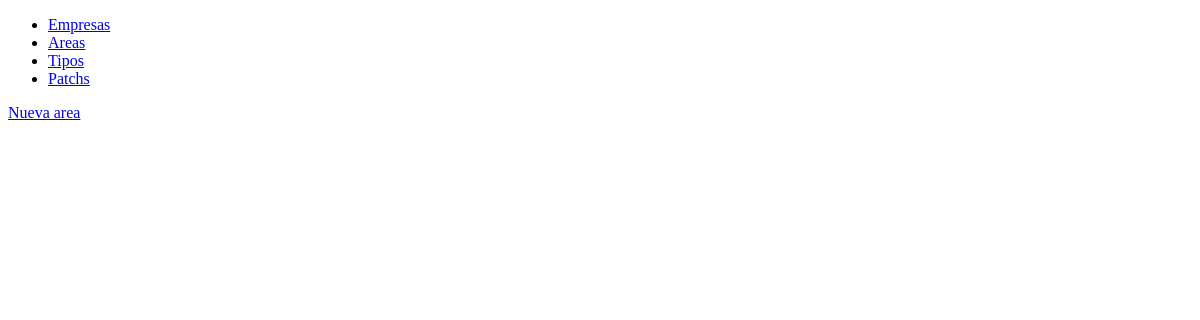
Before: /area/ with the older database file.
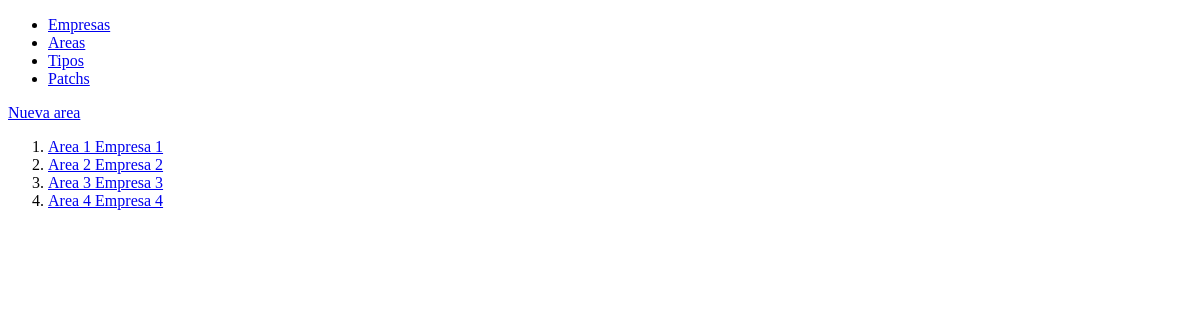
After: the same page with the newer database file.
### site_project/models.py (models this page shows, shortened)
class Area(models.Model):
    nombre = models.CharField(_("Nombre"), max_length=25)
    empresa = models.ForeignKey(Empresa, verbose_name=_(
        "Empresa"), on_delete=models.CASCADE)
    class Meta:
        verbose_name = _("Area")
        verbose_name_plural = _("Areas")
    def __str__(self):
        return self.nombre + ' ' + self.empresa.nombre

class Empresa(models.Model):
    nombre = models.CharField(_("Nombre"), max_length=20)
    class Meta:
        verbose_name = _("Empresa")
        verbose_name_plural = _("Empresas")

### site_project/views.py (the view)
# urls.py: path('area/', views.index_area, name='IndexArea'),
def index_area(request):
    areas = Area.objects.all()
    return render(request, 'area/index.html', {
        'areas': areas
    })

### site_project/templates/area/index.html (shortened to what this page needs)
{% extends 'base.html' %}
{% block content %}
  <a href="{% url 'AltaArea' %}">Nueva area</a>
  <ol>
    {% for area in areas %}
      <li>
        <a href="{% url 'EditarArea' area.id %}">{{ area }}</a>
      </li>
    {% endfor %}
  </ol>
{% endblock %}

### site_project/templates/base.html (shortened to what this page needs)
<!DOCTYPE html>
<html lang="es">
  <head>
  </head>
  <body>
    <ul>
      <li>
        <a href="{% url 'IndexEmpresa' %}">Empresas</a>
      </li>
      <li>
        <a href="{% url 'IndexArea' %}">Areas</a>
      </li>
      <li>
        <a href="{% url 'IndexTipo' %}">Tipos</a>
      </li>
      <li>
        <a href="{% url 'IndexPatch' %}">Patchs</a>
      </li>
    </ul>
    {% block content %}
    {% endblock %}
  </body>
</html>

Changed rows visible on the page:
added Area: nombre+empresa "Area 1 Empresa 1"
added Area: nombre+empresa "Area 2 Empresa 2"
added Area: nombre+empresa "Area 3 Empresa 3"
added Area: nombre+empresa "Area 4 Empresa 4"
